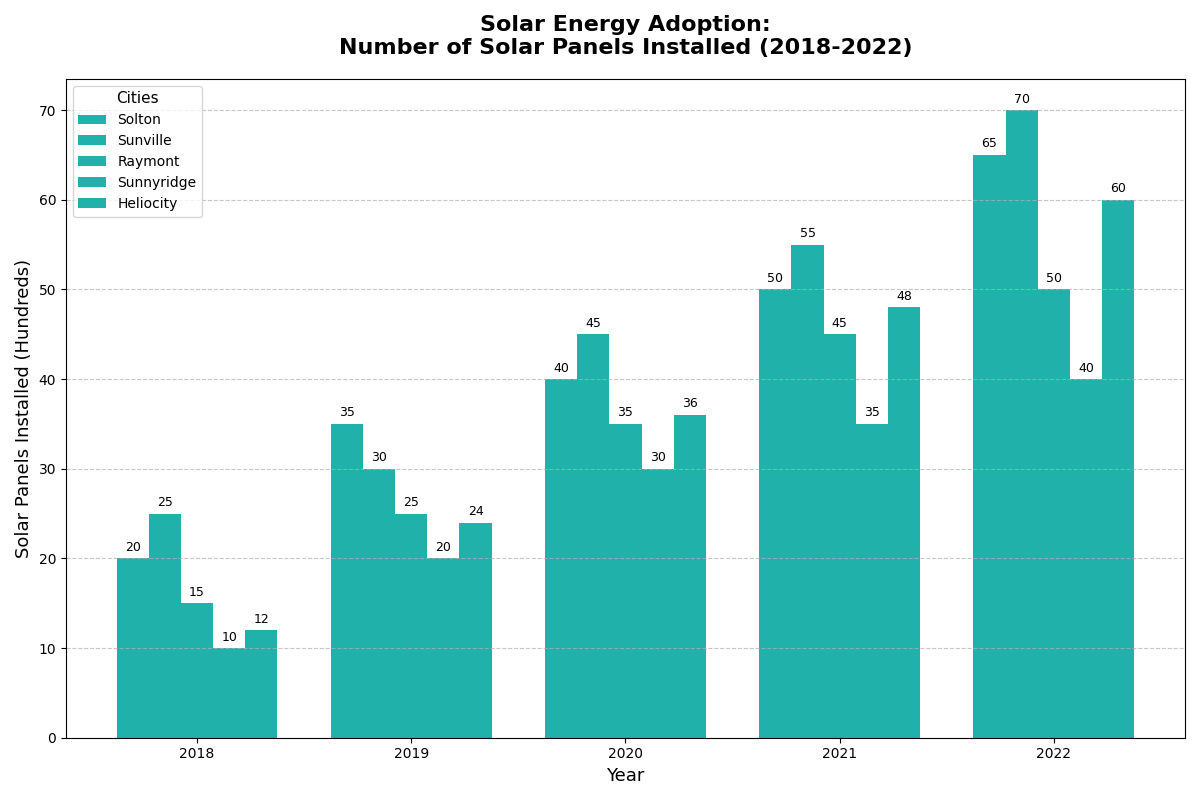

Write the Python code that produced this figure.
import matplotlib.pyplot as plt
import numpy as np

cities = ['Solton', 'Sunville', 'Raymont', 'Sunnyridge', 'Heliocity']
years = [2018, 2019, 2020, 2021, 2022]
solar_installs = np.array([
    [20, 35, 40, 50, 65],  # Solton
    [25, 30, 45, 55, 70],  # Sunville
    [15, 25, 35, 45, 50],  # Raymont
    [10, 20, 30, 35, 40],  # Sunnyridge
    [12, 24, 36, 48, 60]   # Heliocity
])

bar_width = 0.15
x = np.arange(len(years))

fig, ax = plt.subplots(figsize=(12, 8))
single_color = '#20B2AA'  # Use this color for all bars

# Create a bar for each city with a consistent color
for i, city in enumerate(cities):
    ax.bar(x + i * bar_width, solar_installs[i], width=bar_width, label=city, color=single_color)

ax.set_title('Solar Energy Adoption:\nNumber of Solar Panels Installed (2018-2022)', fontsize=16, fontweight='bold', pad=20, wrap=True)
ax.set_xlabel('Year', fontsize=13)
ax.set_ylabel('Solar Panels Installed (Hundreds)', fontsize=13)
ax.set_xticks(x + bar_width * 2)
ax.set_xticklabels(years)
ax.legend(title='Cities', fontsize=10, title_fontsize='11')
ax.grid(axis='y', linestyle='--', alpha=0.7)

# Add text annotations on each bar
for i in range(len(cities)):
    for j in range(len(years)):
        ax.text(x[j] + i * bar_width, solar_installs[i, j] + 0.5, str(solar_installs[i, j]), ha='center', va='bottom', fontsize=9)

plt.tight_layout()
plt.show()
